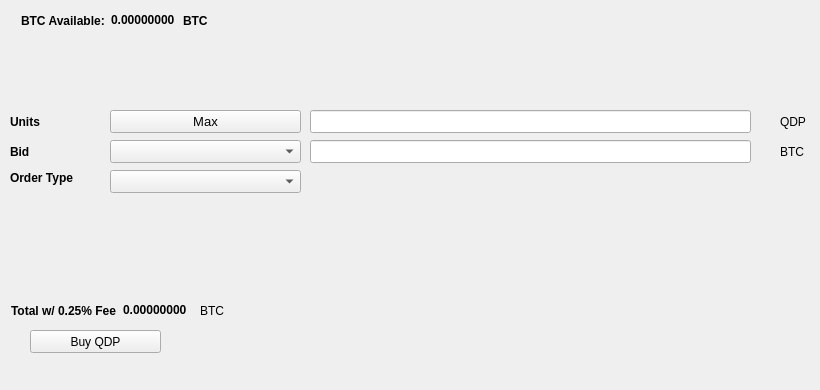
   <widget class="QWidget" name="BuyTab">
    <attribute name="title">
     <string>Buy</string>
    </attribute>
    <widget class="QPushButton" name="BuyQDP">
     <property name="geometry">
      <rect>
       <x>30</x>
       <y>330</y>
       <width>131</width>
       <height>23</height>
      </rect>
     </property>
     <property name="text">
      <string>Buy QDP</string>
     </property>
     <property name="icon">
      <iconset resource="../qdp.qrc">
       <normaloff>:/icons/bitcoin</normaloff>:/icons/bitcoin</iconset>
     </property>
    </widget>
    <widget class="QLabel" name="label_3">
     <property name="geometry">
      <rect>
       <x>10</x>
       <y>110</y>
       <width>46</width>
       <height>23</height>
      </rect>
     </property>
     <property name="font">
      <font>
       <weight>75</weight>
       <bold>true</bold>
      </font>
     </property>
     <property name="text">
      <string>Units</string>
     </property>
    </widget>
    <widget class="QLineEdit" name="UnitsInput">
     <property name="geometry">
      <rect>
       <x>310</x>
       <y>110</y>
       <width>441</width>
       <height>23</height>
      </rect>
     </property>
     <property name="font">
      <font>
       <pointsize>9</pointsize>
       <weight>75</weight>
       <bold>true</bold>
      </font>
     </property>
    </widget>
    <widget class="QLineEdit" name="BuyBidPriceEdit">
     <property name="geometry">
      <rect>
       <x>310</x>
       <y>140</y>
       <width>441</width>
       <height>23</height>
      </rect>
     </property>
     <property name="font">
      <font>
       <pointsize>9</pointsize>
       <weight>75</weight>
       <bold>true</bold>
      </font>
     </property>
    </widget>
    <widget class="QLabel" name="label_4">
     <property name="geometry">
      <rect>
       <x>780</x>
       <y>110</y>
       <width>31</width>
       <height>23</height>
      </rect>
     </property>
     <property name="text">
      <string>QDP</string>
     </property>
    </widget>
    <widget class="QLabel" name="label_5">
     <property name="geometry">
      <rect>
       <x>780</x>
       <y>140</y>
       <width>31</width>
       <height>23</height>
      </rect>
     </property>
     <property name="text">
      <string>BTC</string>
     </property>
    </widget>
    <widget class="QLabel" name="label_6">
     <property name="geometry">
      <rect>
       <x>10</x>
       <y>140</y>
       <width>46</width>
       <height>23</height>
      </rect>
     </property>
     <property name="font">
      <font>
       <weight>75</weight>
       <bold>true</bold>
      </font>
     </property>
     <property name="text">
      <string>Bid</string>
     </property>
    </widget>
    <widget class="QLabel" name="label_7">
     <property name="geometry">
      <rect>
       <x>10</x>
       <y>170</y>
       <width>91</width>
       <height>16</height>
      </rect>
     </property>
     <property name="font">
      <font>
       <weight>75</weight>
       <bold>true</bold>
      </font>
     </property>
     <property name="text">
      <string>Order Type</string>
     </property>
    </widget>
    <widget class="QPushButton" name="Buy_Max_Amount">
     <property name="geometry">
      <rect>
       <x>110</x>
       <y>110</y>
       <width>191</width>
       <height>23</height>
      </rect>
     </property>
     <property name="font">
      <font>
       <pointsize>10</pointsize>
      </font>
     </property>
     <property name="text">
      <string>Max</string>
     </property>
    </widget>
    <widget class="QComboBox" name="BuyBidcomboBox">
     <property name="geometry">
      <rect>
       <x>110</x>
       <y>140</y>
       <width>191</width>
       <height>23</height>
      </rect>
     </property>
     <property name="font">
      <font>
       <pointsize>10</pointsize>
      </font>
     </property>
    </widget>
    <widget class="QComboBox" name="buyOrdertypeCombo">
     <property name="geometry">
      <rect>
       <x>110</x>
       <y>170</y>
       <width>191</width>
       <height>23</height>
      </rect>
     </property>
     <property name="font">
      <font>
       <pointsize>10</pointsize>
      </font>
     </property>
    </widget>
    <widget class="QWidget" name="layoutWidget1">
     <property name="geometry">
      <rect>
       <x>21</x>
       <y>11</y>
       <width>227</width>
       <height>19</height>
      </rect>
     </property>
     <layout class="QHBoxLayout" name="horizontalLayout_3">
      <item>
       <widget class="QLabel" name="label232">
        <property name="font">
         <font>
          <weight>75</weight>
          <bold>true</bold>
         </font>
        </property>
        <property name="text">
         <string>BTC Available:</string>
        </property>
       </widget>
      </item>
      <item>
       <widget class="QLabel" name="BtcAvailableLbl">
        <property name="palette">
         <palette>
          <active>
           <colorrole role="WindowText">
            <brush brushstyle="SolidPattern">
             <color alpha="255">
              <red>0</red>
              <green>0</green>
              <blue>0</blue>
             </color>
            </brush>
           </colorrole>
           <colorrole role="Button">
            <brush brushstyle="SolidPattern">
             <color alpha="255">
              <red>0</red>
              <green>170</green>
              <blue>0</blue>
             </color>
            </brush>
           </colorrole>
           <colorrole role="Light">
            <brush brushstyle="SolidPattern">
             <color alpha="255">
              <red>0</red>
              <green>255</green>
              <blue>0</blue>
             </color>
            </brush>
           </colorrole>
           <colorrole role="Midlight">
            <brush brushstyle="SolidPattern">
             <color alpha="255">
              <red>0</red>
              <green>212</green>
              <blue>0</blue>
             </color>
            </brush>
           </colorrole>
           <colorrole role="Dark">
            <brush brushstyle="SolidPattern">
             <color alpha="255">
              <red>0</red>
              <green>85</green>
              <blue>0</blue>
             </color>
            </brush>
           </colorrole>
           <colorrole role="Mid">
            <brush brushstyle="SolidPattern">
             <color alpha="255">
              <red>0</red>
              <green>113</green>
              <blue>0</blue>
             </color>
            </brush>
           </colorrole>
           <colorrole role="Text">
            <brush brushstyle="SolidPattern">
             <color alpha="255">
              <red>0</red>
              <green>170</green>
              <blue>0</blue>
             </color>
            </brush>
           </colorrole>
           <colorrole role="BrightText">
            <brush brushstyle="SolidPattern">
             <color alpha="255">
              <red>255</red>
              <green>255</green>
              <blue>255</blue>
             </color>
            </brush>
           </colorrole>
           <colorrole role="ButtonText">
            <brush brushstyle="SolidPattern">
             <color alpha="255">
              <red>0</red>
              <green>0</green>
              <blue>0</blue>
             </color>
            </brush>
           </colorrole>
           <colorrole role="Base">
            <brush brushstyle="SolidPattern">
             <color alpha="255">
              <red>255</red>
              <green>255</green>
              <blue>255</blue>
             </color>
            </brush>
           </colorrole>
           <colorrole role="Window">
            <brush brushstyle="SolidPattern">
             <color alpha="255">
              <red>0</red>
              <green>170</green>
              <blue>0</blue>
             </color>
            </brush>
           </colorrole>
           <colorrole role="Shadow">
            <brush brushstyle="SolidPattern">
             <color alpha="255">
              <red>0</red>
              <green>0</green>
              <blue>0</blue>
             </color>
            </brush>
           </colorrole>
           <colorrole role="AlternateBase">
            <brush brushstyle="SolidPattern">
             <color alpha="255">
              <red>127</red>
              <green>212</green>
              <blue>127</blue>
             </color>
            </brush>
           </colorrole>
           <colorrole role="ToolTipBase">
            <brush brushstyle="SolidPattern">
             <color alpha="255">
              <red>255</red>
              <green>255</green>
              <blue>220</blue>
             </color>
            </brush>
           </colorrole>
           <colorrole role="ToolTipText">
            <brush brushstyle="SolidPattern">
             <color alpha="255">
              <red>0</red>
              <green>0</green>
              <blue>0</blue>
             </color>
            </brush>
           </colorrole>
          </active>
          <inactive>
           <colorrole role="WindowText">
            <brush brushstyle="SolidPattern">
             <color alpha="255">
              <red>0</red>
              <green>0</green>
              <blue>0</blue>
             </color>
            </brush>
           </colorrole>
           <colorrole role="Button">
            <brush brushstyle="SolidPattern">
             <color alpha="255">
              <red>0</red>
              <green>170</green>
              <blue>0</blue>
             </color>
            </brush>
           </colorrole>
           <colorrole role="Light">
            <brush brushstyle="SolidPattern">
             <color alpha="255">
              <red>0</red>
              <green>255</green>
              <blue>0</blue>
             </color>
            </brush>
           </colorrole>
           <colorrole role="Midlight">
            <brush brushstyle="SolidPattern">
             <color alpha="255">
              <red>0</red>
              <green>212</green>
              <blue>0</blue>
             </color>
            </brush>
           </colorrole>
           <colorrole role="Dark">
            <brush brushstyle="SolidPattern">
             <color alpha="255">
              <red>0</red>
              <green>85</green>
              <blue>0</blue>
             </color>
            </brush>
           </colorrole>
           <colorrole role="Mid">
            <brush brushstyle="SolidPattern">
             <color alpha="255">
              <red>0</red>
              <green>113</green>
              <blue>0</blue>
             </color>
            </brush>
           </colorrole>
           <colorrole role="Text">
            <brush brushstyle="SolidPattern">
             <color alpha="255">
              <red>0</red>
              <green>170</green>
              <blue>0</blue>
             </color>
            </brush>
           </colorrole>
           <colorrole role="BrightText">
            <brush brushstyle="SolidPattern">
             <color alpha="255">
              <red>255</red>
              <green>255</green>
              <blue>255</blue>
             </color>
            </brush>
           </colorrole>
           <colorrole role="ButtonText">
            <brush brushstyle="SolidPattern">
             <color alpha="255">
              <red>0</red>
              <green>0</green>
              <blue>0</blue>
             </color>
            </brush>
           </colorrole>
           <colorrole role="Base">
            <brush brushstyle="SolidPattern">
             <color alpha="255">
              <red>255</red>
              <green>255</green>
              <blue>255</blue>
             </color>
            </brush>
           </colorrole>
           <colorrole role="Window">
            <brush brushstyle="SolidPattern">
             <color alpha="255">
              <red>0</red>
              <green>170</green>
              <blue>0</blue>
             </color>
            </brush>
           </colorrole>
           <colorrole role="Shadow">
            <brush brushstyle="SolidPattern">
             <color alpha="255">
              <red>0</red>
              <green>0</green>
              <blue>0</blue>
             </color>
            </brush>
           </colorrole>
           <colorrole role="AlternateBase">
            <brush brushstyle="SolidPattern">
             <color alpha="255">
              <red>127</red>
              <green>212</green>
              <blue>127</blue>
             </color>
            </brush>
           </colorrole>
           <colorrole role="ToolTipBase">
            <brush brushstyle="SolidPattern">
             <color alpha="255">
              <red>255</red>
              <green>255</green>
              <blue>220</blue>
             </color>
            </brush>
           </colorrole>
           <colorrole role="ToolTipText">
            <brush brushstyle="SolidPattern">
             <color alpha="255">
              <red>0</red>
              <green>0</green>
              <blue>0</blue>
             </color>
            </brush>
           </colorrole>
          </inactive>
          <disabled>
           <colorrole role="WindowText">
            <brush brushstyle="SolidPattern">
             <color alpha="255">
              <red>0</red>
              <green>85</green>
              <blue>0</blue>
             </color>
            </brush>
           </colorrole>
           <colorrole role="Button">
            <brush brushstyle="SolidPattern">
             <color alpha="255">
              <red>0</red>
              <green>170</green>
              <blue>0</blue>
             </color>
            </brush>
           </colorrole>
           <colorrole role="Light">
            <brush brushstyle="SolidPattern">
             <color alpha="255">
              <red>0</red>
              <green>255</green>
              <blue>0</blue>
             </color>
            </brush>
           </colorrole>
           <colorrole role="Midlight">
            <brush brushstyle="SolidPattern">
             <color alpha="255">
              <red>0</red>
              <green>212</green>
              <blue>0</blue>
             </color>
            </brush>
           </colorrole>
           <colorrole role="Dark">
            <brush brushstyle="SolidPattern">
             <color alpha="255">
              <red>0</red>
              <green>85</green>
              <blue>0</blue>
             </color>
            </brush>
           </colorrole>
           <colorrole role="Mid">
            <brush brushstyle="SolidPattern">
             <color alpha="255">
              <red>0</red>
              <green>113</green>
              <blue>0</blue>
             </color>
            </brush>
           </colorrole>
           <colorrole role="Text">
            <brush brushstyle="SolidPattern">
             <color alpha="255">
              <red>0</red>
              <green>85</green>
              <blue>0</blue>
             </color>
            </brush>
           </colorrole>
           <colorrole role="BrightText">
            <brush brushstyle="SolidPattern">
             <color alpha="255">
              <red>255</red>
              <green>255</green>
              <blue>255</blue>
             </color>
            </brush>
           </colorrole>
           <colorrole role="ButtonText">
            <brush brushstyle="SolidPattern">
             <color alpha="255">
              <red>0</red>
              <green>85</green>
              <blue>0</blue>
             </color>
            </brush>
           </colorrole>
           <colorrole role="Base">
            <brush brushstyle="SolidPattern">
             <color alpha="255">
              <red>0</red>
              <green>170</green>
              <blue>0</blue>
             </color>
            </brush>
           </colorrole>
           <colorrole role="Window">
            <brush brushstyle="SolidPattern">
             <color alpha="255">
              <red>0</red>
              <green>170</green>
              <blue>0</blue>
             </color>
            </brush>
           </colorrole>
           <colorrole role="Shadow">
            <brush brushstyle="SolidPattern">
             <color alpha="255">
              <red>0</red>
              <green>0</green>
              <blue>0</blue>
             </color>
            </brush>
           </colorrole>
           <colorrole role="AlternateBase">
            <brush brushstyle="SolidPattern">
             <color alpha="255">
              <red>0</red>
              <green>170</green>
              <blue>0</blue>
             </color>
            </brush>
           </colorrole>
           <colorrole role="ToolTipBase">
            <brush brushstyle="SolidPattern">
             <color alpha="255">
              <red>255</red>
              <green>255</green>
              <blue>220</blue>
             </color>
            </brush>
           </colorrole>
           <colorrole role="ToolTipText">
            <brush brushstyle="SolidPattern">
             <color alpha="255">
              <red>0</red>
              <green>0</green>
              <blue>0</blue>
             </color>
            </brush>
           </colorrole>
          </disabled>
         </palette>
        </property>
        <property name="font">
         <font>
          <weight>75</weight>
          <bold>true</bold>
         </font>
        </property>
        <property name="text">
         <string>0.00000000</string>
        </property>
        <property name="textInteractionFlags">
         <set>Qt::LinksAccessibleByMouse|Qt::TextSelectableByKeyboard|Qt::TextSelectableByMouse</set>
        </property>
       </widget>
      </item>
      <item>
       <widget class="QLabel" name="BtcAvailableLbl_2">
        <property name="font">
         <font>
          <weight>75</weight>
          <bold>true</bold>
         </font>
        </property>
        <property name="text">
         <string>BTC</string>
        </property>
       </widget>
      </item>
     </layout>
    </widget>
    <widget class="QWidget" name="layoutWidge2">
     <property name="geometry">
      <rect>
       <x>11</x>
       <y>301</y>
       <width>259</width>
       <height>19</height>
      </rect>
     </property>
     <layout class="QHBoxLayout" name="horizontalLayout_4">
      <item>
       <widget class="QLabel" name="label_9">
        <property name="font">
         <font>
          <weight>75</weight>
          <bold>true</bold>
         </font>
        </property>
        <property name="text">
         <string>Total w/ 0.25% Fee</string>
        </property>
       </widget>
      </item>
      <item>
       <widget class="QLabel" name="BuyCostLabel">
        <property name="palette">
         <palette>
          <active>
           <colorrole role="WindowText">
            <brush brushstyle="SolidPattern">
             <color alpha="255">
              <red>0</red>
              <green>0</green>
              <blue>0</blue>
             </color>
            </brush>
           </colorrole>
           <colorrole role="Button">
            <brush brushstyle="SolidPattern">
             <color alpha="255">
              <red>0</red>
              <green>170</green>
              <blue>0</blue>
             </color>
            </brush>
           </colorrole>
           <colorrole role="Light">
            <brush brushstyle="SolidPattern">
             <color alpha="255">
              <red>0</red>
              <green>255</green>
              <blue>0</blue>
             </color>
            </brush>
           </colorrole>
           <colorrole role="Midlight">
            <brush brushstyle="SolidPattern">
             <color alpha="255">
              <red>0</red>
              <green>212</green>
              <blue>0</blue>
             </color>
            </brush>
           </colorrole>
           <colorrole role="Dark">
            <brush brushstyle="SolidPattern">
             <color alpha="255">
              <red>0</red>
              <green>85</green>
              <blue>0</blue>
             </color>
            </brush>
           </colorrole>
           <colorrole role="Mid">
            <brush brushstyle="SolidPattern">
             <color alpha="255">
              <red>0</red>
              <green>113</green>
              <blue>0</blue>
             </color>
            </brush>
           </colorrole>
           <colorrole role="Text">
            <brush brushstyle="SolidPattern">
             <color alpha="255">
              <red>0</red>
              <green>170</green>
              <blue>0</blue>
             </color>
            </brush>
           </colorrole>
           <colorrole role="BrightText">
            <brush brushstyle="SolidPattern">
             <color alpha="255">
              <red>255</red>
              <green>255</green>
              <blue>255</blue>
             </color>
            </brush>
           </colorrole>
           <colorrole role="ButtonText">
            <brush brushstyle="SolidPattern">
             <color alpha="255">
              <red>0</red>
              <green>0</green>
              <blue>0</blue>
             </color>
            </brush>
           </colorrole>
           <colorrole role="Base">
            <brush brushstyle="SolidPattern">
             <color alpha="255">
              <red>255</red>
              <green>255</green>
              <blue>255</blue>
             </color>
            </brush>
           </colorrole>
           <colorrole role="Window">
            <brush brushstyle="SolidPattern">
             <color alpha="255">
              <red>0</red>
              <green>170</green>
              <blue>0</blue>
             </color>
            </brush>
           </colorrole>
           <colorrole role="Shadow">
            <brush brushstyle="SolidPattern">
             <color alpha="255">
              <red>0</red>
              <green>0</green>
              <blue>0</blue>
             </color>
            </brush>
           </colorrole>
           <colorrole role="AlternateBase">
            <brush brushstyle="SolidPattern">
             <color alpha="255">
              <red>127</red>
              <green>212</green>
              <blue>127</blue>
             </color>
            </brush>
           </colorrole>
           <colorrole role="ToolTipBase">
            <brush brushstyle="SolidPattern">
             <color alpha="255">
              <red>255</red>
              <green>255</green>
              <blue>220</blue>
             </color>
            </brush>
           </colorrole>
           <colorrole role="ToolTipText">
            <brush brushstyle="SolidPattern">
             <color alpha="255">
              <red>0</red>
              <green>0</green>
              <blue>0</blue>
             </color>
            </brush>
           </colorrole>
          </active>
          <inactive>
           <colorrole role="WindowText">
            <brush brushstyle="SolidPattern">
             <color alpha="255">
              <red>0</red>
              <green>0</green>
              <blue>0</blue>
             </color>
            </brush>
           </colorrole>
           <colorrole role="Button">
            <brush brushstyle="SolidPattern">
             <color alpha="255">
              <red>0</red>
              <green>170</green>
              <blue>0</blue>
             </color>
            </brush>
           </colorrole>
           <colorrole role="Light">
            <brush brushstyle="SolidPattern">
             <color alpha="255">
              <red>0</red>
              <green>255</green>
              <blue>0</blue>
             </color>
            </brush>
           </colorrole>
           <colorrole role="Midlight">
            <brush brushstyle="SolidPattern">
             <color alpha="255">
              <red>0</red>
              <green>212</green>
              <blue>0</blue>
             </color>
            </brush>
           </colorrole>
           <colorrole role="Dark">
            <brush brushstyle="SolidPattern">
             <color alpha="255">
              <red>0</red>
              <green>85</green>
              <blue>0</blue>
             </color>
            </brush>
           </colorrole>
           <colorrole role="Mid">
            <brush brushstyle="SolidPattern">
             <color alpha="255">
              <red>0</red>
              <green>113</green>
              <blue>0</blue>
             </color>
            </brush>
           </colorrole>
           <colorrole role="Text">
            <brush brushstyle="SolidPattern">
             <color alpha="255">
              <red>0</red>
              <green>170</green>
              <blue>0</blue>
             </color>
            </brush>
           </colorrole>
           <colorrole role="BrightText">
            <brush brushstyle="SolidPattern">
             <color alpha="255">
              <red>255</red>
              <green>255</green>
              <blue>255</blue>
             </color>
            </brush>
           </colorrole>
           <colorrole role="ButtonText">
            <brush brushstyle="SolidPattern">
             <color alpha="255">
              <red>0</red>
              <green>0</green>
              <blue>0</blue>
             </color>
            </brush>
           </colorrole>
           <colorrole role="Base">
            <brush brushstyle="SolidPattern">
             <color alpha="255">
              <red>255</red>
              <green>255</green>
              <blue>255</blue>
             </color>
            </brush>
           </colorrole>
           <colorrole role="Window">
            <brush brushstyle="SolidPattern">
             <color alpha="255">
              <red>0</red>
              <green>170</green>
              <blue>0</blue>
             </color>
            </brush>
           </colorrole>
           <colorrole role="Shadow">
            <brush brushstyle="SolidPattern">
             <color alpha="255">
              <red>0</red>
              <green>0</green>
              <blue>0</blue>
             </color>
            </brush>
           </colorrole>
           <colorrole role="AlternateBase">
            <brush brushstyle="SolidPattern">
             <color alpha="255">
              <red>127</red>
              <green>212</green>
              <blue>127</blue>
             </color>
            </brush>
           </colorrole>
           <colorrole role="ToolTipBase">
            <brush brushstyle="SolidPattern">
             <color alpha="255">
              <red>255</red>
              <green>255</green>
              <blue>220</blue>
             </color>
            </brush>
           </colorrole>
           <colorrole role="ToolTipText">
            <brush brushstyle="SolidPattern">
             <color alpha="255">
              <red>0</red>
              <green>0</green>
              <blue>0</blue>
             </color>
            </brush>
           </colorrole>
          </inactive>
          <disabled>
           <colorrole role="WindowText">
            <brush brushstyle="SolidPattern">
             <color alpha="255">
              <red>0</red>
              <green>85</green>
              <blue>0</blue>
             </color>
            </brush>
           </colorrole>
           <colorrole role="Button">
            <brush brushstyle="SolidPattern">
             <color alpha="255">
              <red>0</red>
              <green>170</green>
              <blue>0</blue>
             </color>
            </brush>
           </colorrole>
           <colorrole role="Light">
            <brush brushstyle="SolidPattern">
             <color alpha="255">
              <red>0</red>
              <green>255</green>
              <blue>0</blue>
             </color>
            </brush>
           </colorrole>
           <colorrole role="Midlight">
            <brush brushstyle="SolidPattern">
             <color alpha="255">
              <red>0</red>
              <green>212</green>
              <blue>0</blue>
             </color>
            </brush>
           </colorrole>
           <colorrole role="Dark">
            <brush brushstyle="SolidPattern">
             <color alpha="255">
              <red>0</red>
              <green>85</green>
              <blue>0</blue>
             </color>
            </brush>
           </colorrole>
           <colorrole role="Mid">
            <brush brushstyle="SolidPattern">
             <color alpha="255">
              <red>0</red>
              <green>113</green>
              <blue>0</blue>
             </color>
            </brush>
           </colorrole>
           <colorrole role="Text">
            <brush brushstyle="SolidPattern">
             <color alpha="255">
              <red>0</red>
              <green>85</green>
              <blue>0</blue>
             </color>
            </brush>
           </colorrole>
           <colorrole role="BrightText">
            <brush brushstyle="SolidPattern">
             <color alpha="255">
              <red>255</red>
              <green>255</green>
              <blue>255</blue>
             </color>
            </brush>
           </colorrole>
           <colorrole role="ButtonText">
            <brush brushstyle="SolidPattern">
             <color alpha="255">
              <red>0</red>
              <green>85</green>
              <blue>0</blue>
             </color>
            </brush>
           </colorrole>
           <colorrole role="Base">
            <brush brushstyle="SolidPattern">
             <color alpha="255">
              <red>0</red>
              <green>170</green>
              <blue>0</blue>
             </color>
            </brush>
           </colorrole>
           <colorrole role="Window">
            <brush brushstyle="SolidPattern">
             <color alpha="255">
              <red>0</red>
              <green>170</green>
              <blue>0</blue>
             </color>
            </brush>
           </colorrole>
           <colorrole role="Shadow">
            <brush brushstyle="SolidPattern">
             <color alpha="255">
              <red>0</red>
              <green>0</green>
              <blue>0</blue>
             </color>
            </brush>
           </colorrole>
           <colorrole role="AlternateBase">
            <brush brushstyle="SolidPattern">
             <color alpha="255">
              <red>0</red>
              <green>170</green>
              <blue>0</blue>
             </color>
            </brush>
           </colorrole>
           <colorrole role="ToolTipBase">
            <brush brushstyle="SolidPattern">
             <color alpha="255">
              <red>255</red>
              <green>255</green>
              <blue>220</blue>
             </color>
            </brush>
           </colorrole>
           <colorrole role="ToolTipText">
            <brush brushstyle="SolidPattern">
             <color alpha="255">
              <red>0</red>
              <green>0</green>
              <blue>0</blue>
             </color>
            </brush>
           </colorrole>
          </disabled>
         </palette>
        </property>
        <property name="font">
         <font>
          <weight>75</weight>
          <bold>true</bold>
         </font>
        </property>
        <property name="autoFillBackground">
         <bool>false</bool>
        </property>
        <property name="text">
         <string>0.00000000</string>
        </property>
        <property name="textInteractionFlags">
         <set>Qt::LinksAccessibleByMouse|Qt::TextSelectableByMouse</set>
        </property>
       </widget>
      </item>
      <item>
       <widget class="QLabel" name="label_10">
        <property name="font">
         <font>
          <weight>50</weight>
          <bold>false</bold>
         </font>
        </property>
        <property name="text">
         <string>BTC</string>
        </property>
       </widget>
      </item>
     </layout>
    </widget>
    <widget class="QLabel" name="label_24">
     <property name="geometry">
      <rect>
       <x>460</x>
       <y>300</y>
       <width>281</width>
       <height>81</height>
      </rect>
     </property>
     <property name="text">
      <string/>
     </property>
     <property name="pixmap">
      <pixmap>:/images/bittrex</pixmap>
     </property>
    </widget>
   </widget>
